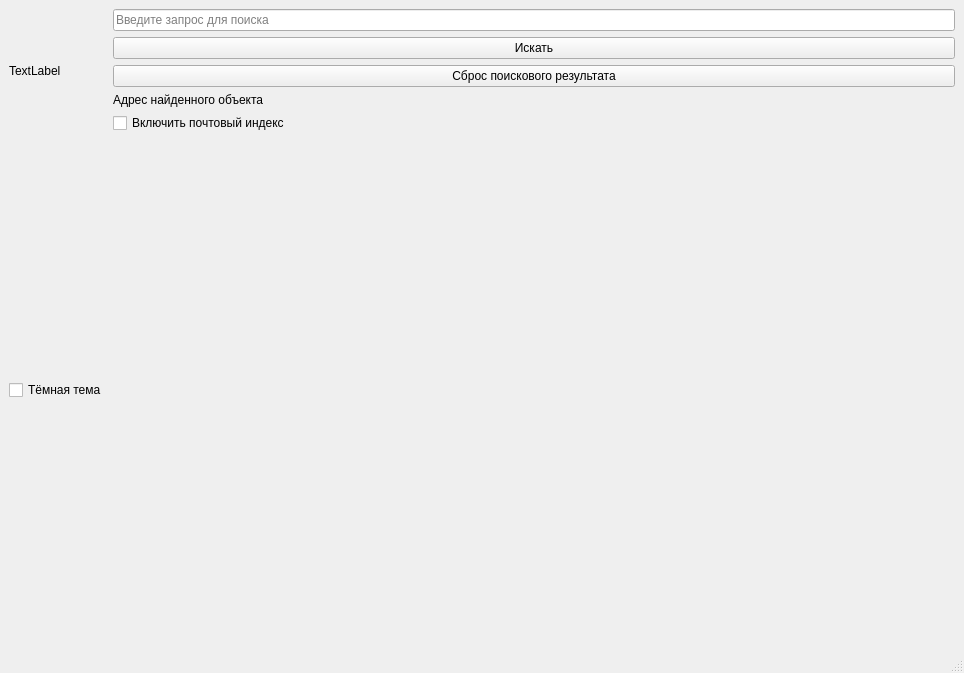
<?xml version="1.0" encoding="UTF-8"?>
<ui version="4.0">


 <class>MainWindow</class>
 <widget class="QMainWindow" name="MainWindow">
  <property name="geometry">
   <rect>
    <x>0</x>
    <y>0</y>
    <width>964</width>
    <height>673</height>
   </rect>
  </property>
  <property name="windowTitle">
   <string>Отображение карты</string>
  </property>
  <widget class="QWidget" name="centralwidget">
   <layout class="QGridLayout" name="gridLayout">
    <item row="0" column="0">
     <widget class="QLabel" name="g_map">
      <property name="text">
       <string>TextLabel</string>
      </property>
     </widget>
    </item>
    <item row="1" column="0">
     <widget class="QCheckBox" name="toggleTheme">
      <property name="text">
       <string>Тёмная тема</string>
      </property>
     </widget>
    </item>
    <item row="1" column="0">
     <spacer name="verticalSpacer">
      <property name="orientation">
       <enum>Qt::Vertical</enum>
      </property>
      <property name="sizeHint" stdset="0">
       <size>
        <width>20</width>
        <height>40</height>
       </size>
      </property>
     </spacer>
    </item>
    <item row="0" column="1">
     <layout class="QVBoxLayout" name="searchLayout">
      <item>
       <widget class="QLineEdit" name="searchLineEdit">
        <property name="placeholderText">
         <string>Введите запрос для поиска</string>
        </property>
       </widget>
      </item>
      <item>
       <widget class="QPushButton" name="searchButton">
        <property name="text">
         <string>Искать</string>
        </property>
       </widget>
      </item>
      <item>
       <widget class="QPushButton" name="resetButton">
        <property name="text">
         <string>Сброс поискового результата</string>
        </property>
       </widget>
      </item>
      <item>
       <widget class="QLabel" name="addressLabel">
        <property name="text">
         <string>Адрес найденного объекта</string>
        </property>
       </widget>
      </item>
      <item>
       <widget class="QCheckBox" name="togglePostalCode">
        <property name="text">
         <string>Включить почтовый индекс</string>
        </property>
       </widget>
      </item>
     </layout>
    </item>
    <item row="0" column="1">
     <spacer name="horizontalSpacer">
      <property name="orientation">
       <enum>Qt::Horizontal</enum>
      </property>
      <property name="sizeHint" stdset="0">
       <size>
        <width>40</width>
        <height>20</height>
       </size>
      </property>
     </spacer>
    </item>
   </layout>
  </widget>
  <widget class="QMenuBar" name="menubar">
   <property name="geometry">
    <rect>
     <x>0</x>
     <y>0</y>
     <width>964</width>
     <height>21</height>
    </rect>
   </property>
  </widget>
  <widget class="QStatusBar" name="statusbar"/>
 </widget>
 <resources/>
 <connections/>
</ui>
